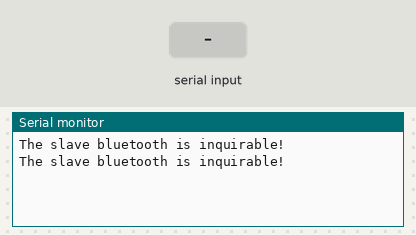
Recording of a sketch running on a simulated Arduino Uno, built with avr-gcc and run on an emulated ATmega328P. Shown: the last lines printed to the serial monitor. Inputs (shaded band) come from the test bench.

Above: at 5.2 s.
5.3 s: "1\n" received over Serial
At 6.5 s:
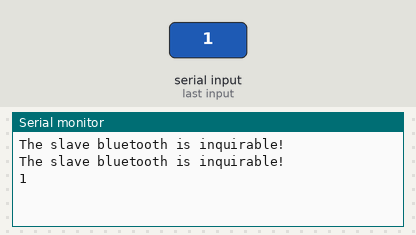
6.8 s: "0\n" received over the second serial link
At 7.6 s:
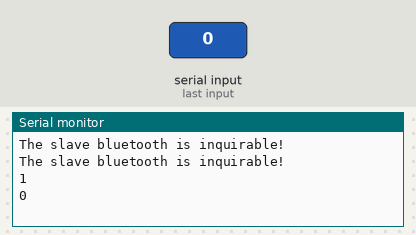
8.3 s: "2\n" received over Serial
At 8.7 s:
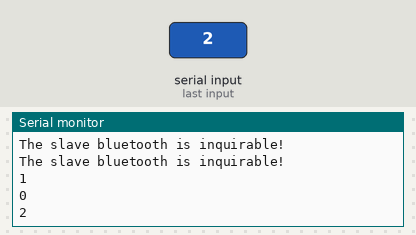

Measured:
- after the input at 5.3 s, the serial monitor: prints a new line at once (image 1)
- after the input at 6.8 s, the serial monitor: prints a new line at once (image 2)
- after the input at 8.3 s, the serial monitor: prints a new line at once (image 3)

The sketch:

Slave.ino
```cpp
// (licence header left out)
/* Upload this sketch into Seeeduino and press reset*/


#include <string.h>


#include <SoftwareSerial.h>   //Software Serial Port
#define RxD 0
#define TxD 1

SoftwareSerial blueToothSerial(RxD,TxD);

void setup()
{
  Serial.begin(9600);
  pinMode(RxD, INPUT);
  pinMode(TxD, OUTPUT);
  setupBlueToothConnection();
}

void loop()
{
  Serial.println("The slave bluetooth is inquirable!");
  blueToothSerial.println("The slave bluetooth is inquirable!");
  char recvChar;
  String str = "";
  while(1) {
    int count = 0;
    while(blueToothSerial.available()){//check if there's any data sent from the remote bluetooth shield
      recvChar = blueToothSerial.read();
      str += recvChar;
      // Serial.print(recvChar);
      // Serial.println("");
      // Serial.print("Wait ");
      // Serial.println(count);
      count++;
      if (recvChar == '\n')
        Serial.print(str);
        String str = "";
    }
    // Serial.println("I got: ");
    // Serial.println(str);
    if(Serial.available()){//check if there's any data sent from the local serial terminal, you can add the other applications here
      recvChar  = Serial.read();
      blueToothSerial.print(recvChar);
      Serial.print(recvChar);
    }
  }
}

void setupBlueToothConnection()
{
  blueToothSerial.begin(38400); //Set BluetoothBee BaudRate to default baud rate 38400
  blueToothSerial.print("\r\n+STWMOD=0\r\n"); //set the bluetooth work in slave mode
  blueToothSerial.print("\r\n+STNA=SeeedBTSlave\r\n"); //set the bluetooth name as "SeeedBTSlave"
  blueToothSerial.print("\r\n+STPIN=0000\r\n");//Set SLAVE pincode"0000"
  blueToothSerial.print("\r\n+STOAUT=1\r\n"); // Permit Paired device to connect me
  blueToothSerial.print("\r\n+STAUTO=0\r\n"); // Auto-connection should be forbidden here
  delay(2000); // This delay is required.
  blueToothSerial.print("\r\n+INQ=1\r\n"); //make the slave bluetooth inquirable
  Serial.println("The slave bluetooth is inquirable!");
  delay(2000); // This delay is required.
  blueToothSerial.flush();
}
```
